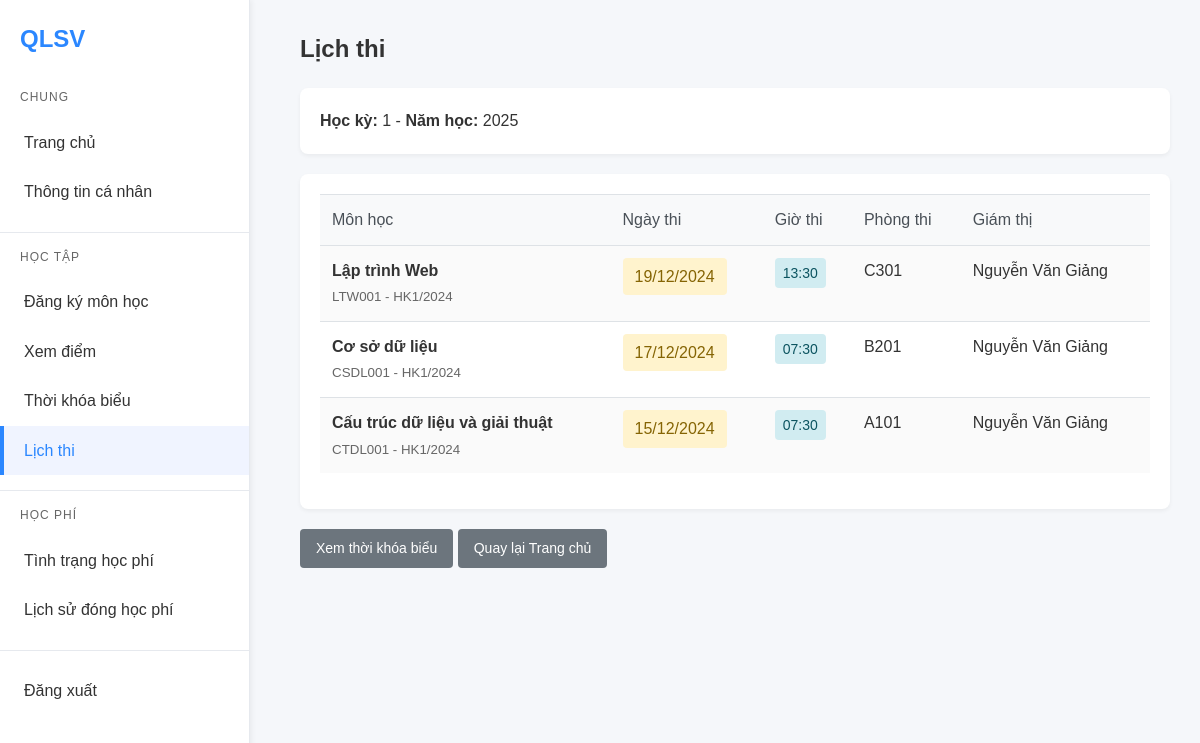
Page /schedule/lichthi.php (signed in) on the committed database.
### tables this page shows
CREATE TABLE exam_schedules (
    id INT AUTO_INCREMENT PRIMARY KEY,
    subject_id INT,
    exam_date DATE NOT NULL,
    start_time TIME NOT NULL,
    room VARCHAR(20) NOT NULL,
    supervisor_id INT,
    semester INT NOT NULL,
    academic_year INT NOT NULL,
    FOREIGN KEY (subject_id) REFERENCES subjects(id),
    FOREIGN KEY (supervisor_id) REFERENCES teachers(id)
);

CREATE TABLE subjects (
    id INT AUTO_INCREMENT PRIMARY KEY,
    subject_code VARCHAR(20) UNIQUE NOT NULL,
    subject_name VARCHAR(100) NOT NULL,
    credits INT NOT NULL,
    teacher_id INT,
    FOREIGN KEY (teacher_id) REFERENCES teachers(id)
);

CREATE TABLE teachers (
    id INT AUTO_INCREMENT PRIMARY KEY,
    teacher_code VARCHAR(20) UNIQUE NOT NULL,
    user_id INT,
    full_name VARCHAR(100) NOT NULL,
    department_id INT,
    created_at TIMESTAMP DEFAULT CURRENT_TIMESTAMP,
    FOREIGN KEY (user_id) REFERENCES users(id),
    FOREIGN KEY (department_id) REFERENCES departments(id)
);

### schedule/lichthi.php (the view, shortened to what this page needs)
<?php
require_once '../connect.php';
$role = $_SESSION['role'];
$user_id = $_SESSION['user_id'];
$exams = [];
$current_semester = 1;
$current_year = date('Y');
if ($connection) {
    if ($role === 'student') {
        $sql = "SELECT
                    es.exam_date,
                    es.start_time,
                    es.room,
                    es.semester,
                    es.academic_year,
                    subj.subject_name,
                    subj.subject_code,
                    t.full_name as supervisor_name
                FROM exam_schedules es
                INNER JOIN subjects subj ON es.subject_id = subj.id
                LEFT JOIN teachers t ON es.supervisor_id = t.id
                INNER JOIN course_registrations cr ON cr.subject_id = es.subject_id
                    AND cr.semester = es.semester
                    AND cr.academic_year = es.academic_year
                INNER JOIN students st ON cr.student_id = st.id
                WHERE st.user_id = ?
                ORDER BY es.exam_date DESC, es.start_time";
        $stmt = mysqli_prepare($connection, $sql);
        mysqli_stmt_bind_param($stmt, "i", $user_id);
        mysqli_stmt_execute($stmt);
        $result = mysqli_stmt_get_result($stmt);
        while ($row = mysqli_fetch_assoc($result)) {
            $exams[] = $row;
        }
    }
}
?>
<!DOCTYPE html>
<html lang="vi">
<head>
    <link rel="stylesheet" href="../css/chung.css?v=3">
</head>
<body>
    <div class="sidebar">
        <div class="brand">QLSV</div>
        <div class="nav-section">
            <div class="nav-header">Chung</div>
            <a href="../dashboard.php">Trang chủ</a>
            <a href="../profile.php">Thông tin cá nhân</a>
        </div>
        <div class="nav-section">
            <div class="nav-header">Học tập</div>
            <?php if ($role === 'student'): ?>
            <a href="../registration/index.php">Đăng ký môn học</a>
            <a href="../grades/view.php">Xem điểm</a>
            <?php endif; ?>
            <a href="index.php">Thời khóa biểu</a>
            <a href="lichthi.php" class="active">Lịch thi</a>
        </div>
        <?php if ($role === 'student'): ?>
        <div class="nav-section">
            <div class="nav-header">Học phí</div>
            <a href="../tuition/status.php">Tình trạng học phí</a>
            <a href="../tuition/history.php">Lịch sử đóng học phí</a>
        </div>
        <?php endif; ?>
        <div class="nav-section">
            <a href="../logout.php">Đăng xuất</a>
        </div>
    </div>
    <div class="main">
        <h1>Lịch thi</h1>
        <div class="exam-header">
            <div class="exam-info">
                <div>
                    <strong>Học kỳ:</strong> <?php echo $current_semester; ?> -
                    <strong>Năm học:</strong> <?php echo $current_year; ?>
                </div>
            </div>
        </div>
        <div class="exam-table">
            <?php if (empty($exams)): ?>
            <div class="empty-message">
                <div style="font-size: 48px; margin-bottom: 15px;">📝</div>
                <h3>Chưa có lịch thi</h3>
                <p>
                    <?php if ($role === 'student'): ?>
                    Bạn chưa có lịch thi nào hoặc chưa đăng ký môn học.
                    <?php elseif ($role === 'teacher'): ?>
                    Bạn chưa được phân công coi thi môn nào trong học kỳ này.
                    <?php else: ?>
                    Chưa có lịch thi nào được tạo cho học kỳ này.
                    <?php endif; ?>
                </p>
            </div>
            <?php else: ?>
            <table>
                <thead>
                    <tr>
                        <th>Môn học</th>
                        <th>Ngày thi</th>
                        <th>Giờ thi</th>
                        <th>Phòng thi</th>
                        <?php if ($role === 'student'): ?>
                        <th>Giám thị</th>
                        <?php elseif (in_array($role, ['admin', 'teacher'])): ?>
                        <th>Số SV</th>
                        <?php endif; ?>
                    </tr>
                </thead>
                <tbody>
                    <?php foreach ($exams as $exam): ?>
                    <tr>
                        <td>
                            <strong><?php echo htmlspecialchars($exam['subject_name']); ?></strong><br>
                            <small style="color: #666;">
                                <?php echo htmlspecialchars($exam['subject_code']); ?>
                                <?php if (isset($exam['semester']) && isset($exam['academic_year'])): ?>
                                - HK<?php echo $exam['semester']; ?>/<?php echo $exam['academic_year']; ?>
                                <?php endif; ?>
                            </small>
                        </td>
                        <td>
                            <span class="date-badge">
                                <?php echo date('d/m/Y', strtotime($exam['exam_date'])); ?>
                            </span>
                        </td>
                        <td>
                            <span class="time-badge">
                                <?php echo date('H:i', strtotime($exam['start_time'])); ?>
                            </span>
                        </td>
                        <td><?php echo htmlspecialchars($exam['room']); ?></td>
                        <?php if ($role === 'student'): ?>
                        <td><?php echo htmlspecialchars($exam['supervisor_name'] ?? 'Chưa có'); ?></td>
                        <?php elseif (in_array($role, ['admin', 'teacher'])): ?>
                        <td><?php echo intval($exam['student_count'] ?? 0); ?></td>
                        <?php endif; ?>
                    </tr>
                    <?php endforeach; ?>
                </tbody>
            </table>
            <?php endif; ?>
        </div>
        <div style="margin-top: 20px;">
            <a href="index.php" class="btn btn-secondary">Xem thời khóa biểu</a>
            <a href="../dashboard.php" class="btn btn-secondary">Quay lại Trang chủ</a>
        </div>
    </div>
</body>
</html>

### css/chung.css (style rules this page uses)
* { margin: 0; padding: 0; box-sizing: border-box; }
body { font-family: Arial, Helvetica, sans-serif; background: #f5f7fa; line-height: 1.6; color: #333; min-height: 100vh; }
.sidebar { position: fixed !important; left: 0; top: 0; width: 250px !important; height: 100vh !important; background: #fff; border-right: 1px solid #e6e9ee; padding-top: 20px; z-index: 1000; overflow-y: auto; box-shadow: 2px 0 5px rgba(0,0,0,0.05); }
.main { margin-left: 270px !important; padding: 30px; min-height: 100vh; }
.brand { font-weight: bold !important; padding: 0 20px 20px !important; color: #2b87ff !important; font-size: 24px !important; }
.sidebar a { display: block !important; padding: 12px 20px !important; color: #333 !important; text-decoration: none !important; border-left: 4px solid transparent !important; transition: all 0.3s ease !important; }
.sidebar a:hover, .sidebar a.active { background: #f0f4ff !important; border-left-color: #2b87ff !important; color: #2b87ff !important; }
.nav-section { margin-bottom: 15px; border-bottom: 1px solid #e6e9ee; padding-bottom: 15px; }
.nav-section:last-child { border-bottom: none; }
.nav-header { padding: 0 20px; color: #666; font-size: 12px; text-transform: uppercase; letter-spacing: 1px; margin: 10px 0; }
h1 { color: #333; margin-bottom: 20px; font-size: 24px; }
table { width: 100%; border-collapse: collapse; margin-bottom: 1rem; background-color: transparent; }
th, td { padding: 12px; vertical-align: top; border-top: 1px solid #dee2e6; text-align: left; }
th { font-weight: 500; background: #f8f9fa; color: #495057; }
tbody tr:nth-of-type(odd) { background-color: rgba(0, 0, 0, 0.02); }
.btn { display: inline-block; padding: 8px 16px; border: none; border-radius: 4px; cursor: pointer; font-size: 14px; font-weight: 500; text-decoration: none; transition: background-color 0.3s ease; }
.btn-secondary { background: #6c757d; color: white; }

### schedule/lichthi.php (style rules this page uses)
.exam-header { background: white; padding: 20px; border-radius: 8px; margin-bottom: 20px; box-shadow: 0 2px 4px rgba(0,0,0,0.05); }
.exam-info { display: flex; justify-content: space-between; align-items: center; }
.exam-table { background: white; padding: 20px; border-radius: 8px; box-shadow: 0 2px 4px rgba(0,0,0,0.05); overflow-x: auto; }
.date-badge { display: inline-block; padding: 6px 12px; background: #fff3cd; color: #856404; border-radius: 4px; font-weight: 500; }
.time-badge { display: inline-block; padding: 4px 8px; background: #d1ecf1; color: #0c5460; border-radius: 4px; font-size: 14px; }

### rows in the picture
exam_schedules: subject.subject_name "Lập trình Web", subject.subject_code "LTW001", semester "1", academic_year "2024", exam_date "19/12/2024", start_time "13:30", room "C301", supervisor.full_name "Nguyễn Văn Giảng"
exam_schedules: subject.subject_name "Cơ sở dữ liệu", subject.subject_code "CSDL001", semester "1", academic_year "2024", exam_date "17/12/2024", start_time "07:30", room "B201", supervisor.full_name "Nguyễn Văn Giảng"
exam_schedules: subject.subject_name "Cấu trúc dữ liệu và giải thuật", subject.subject_code "CTDL001", semester "1", academic_year "2024", exam_date "15/12/2024", start_time "07:30", room "A101", supervisor.full_name "Nguyễn Văn Giảng"

### other values in the picture
$current_semester "1"
